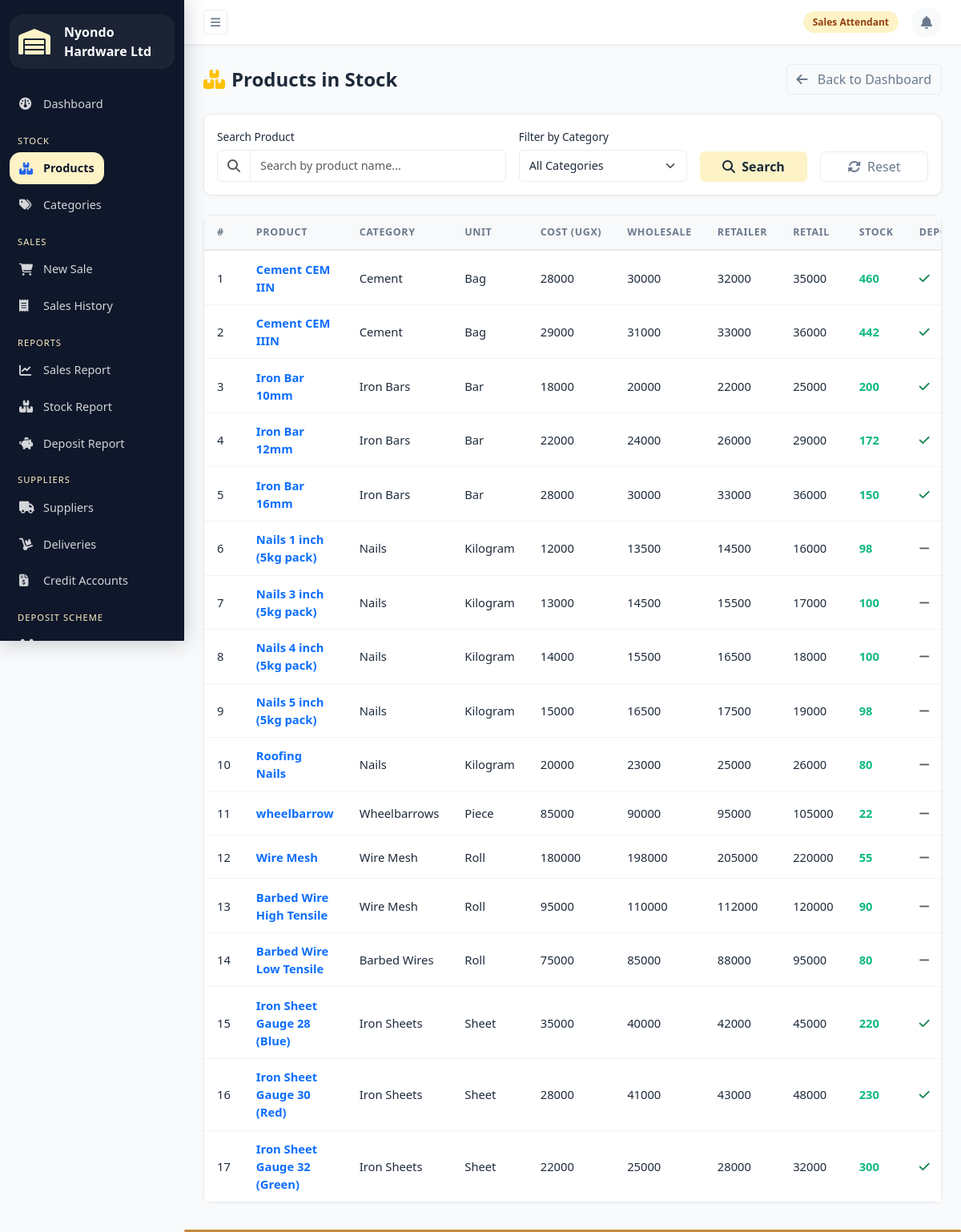
Page /stock/ (signed in) on the committed database.
### accounts/models.py (models this page shows, shortened)
class UserProfile(models.Model):
    ROLE_CHOICES = [
        ('sales_attendant', 'Sales Attendant'),
        ('store_manager', 'Store Manager'),
        ('admin', 'Accounts / Admin'),
    ]
    user = models.OneToOneField(User, on_delete=models.CASCADE, related_name='profile')
    role = models.CharField(max_length=20, choices=ROLE_CHOICES)
    phone = models.CharField(max_length=15)

### stock/models.py (models this page shows, shortened)
class Product(models.Model):
    UNIT_CHOICES = [
        ('bag', 'Bag'),
        ('bar', 'Bar'),
        ('kg', 'Kilogram'),
        ('piece', 'Piece'),
        ('roll', 'Roll'),
        ('sheet', 'Sheet'),
        ('bundle', 'Bundle'),
    ]
    category = models.ForeignKey(Category, on_delete=models.SET_NULL, null=True)
    name = models.CharField(max_length=200)
    description = models.TextField(blank=True)
    unit = models.CharField(max_length=20, choices=UNIT_CHOICES)
    unit_cost = models.DecimalField(max_digits=12, decimal_places=2)
    wholesale_price = models.DecimalField(max_digits=12, decimal_places=2)
    retailer_price = models.DecimalField(max_digits=12, decimal_places=2)
    retail_price = models.DecimalField(max_digits=12, decimal_places=2)  # individual buyer
    quantity_in_stock = models.PositiveIntegerField(default=0)
    low_stock_threshold = models.PositiveIntegerField(default=10)
    is_deposit_eligible = models.BooleanField(default=False)
    date_added = models.DateTimeField(auto_now_add=True)
    def is_low_stock(self):
        return self.quantity_in_stock <= self.low_stock_threshold

class Category(models.Model):
    name = models.CharField(max_length=100)
    class Meta:
        verbose_name_plural = "Categories"

### stock/views.py (the view)
# urls.py: path('', views.product_list, name='product_list'),
@login_required
def product_list(request):
    search = request.GET.get('search', '')
    category_id = request.GET.get('category', '')
    products = Product.objects.select_related('category').all()
    if search:
        products = products.filter(name__icontains=search)
    if category_id:
        products = products.filter(category_id=category_id)
    low_stock = products.filter(
        quantity_in_stock__lte=models.F('low_stock_threshold'))
    categories = Category.objects.all()
    return render(request, 'stock/product_list.html', {
        'products': products,
        'low_stock_count': low_stock.count(),
        'categories': categories,
        'search': search,
        'selected_category': category_id,
    })

### sales/models.py (called while the page is built)
    @property
    def item_count(self):
        return self.cart_items.count()

### templates/stock/product_list.html (shortened to what this page needs)
{% extends 'base.html' %}
{% block content %}
<div class="d-flex justify-content-between align-items-center mb-4">
    <h4 class="fw-bold mb-0">
        <i class="fa-solid fa-boxes-stacked me-2 text-warning"></i>Products in Stock
    </h4>
      <a href="{% url 'dashboard' %}" class="btn btn-outline-secondary">
        <i class="fa-solid fa-arrow-left me-2"></i> Back to Dashboard
    </a>
</div>
<div class="card mb-4">
    <div class="card-body">
        <form method="get" class="row g-3 align-items-end">
            <div class="col-md-5">
                <label class="form-label">Search Product</label>
                <div class="input-group">
                    <span class="input-group-text bg-white">
                        <i class="fa-solid fa-magnifying-glass text-muted"></i>
                    </span>
                    <input type="text" name="search" value="{{ search }}" class="form-control"
                        placeholder="Search by product name...">
                </div>
            </div>
            <div class="col-md-3">
                <label class="form-label">Filter by Category</label>
                <select name="category" class="form-select">
                    <option value="">All Categories</option>
                </select>
            </div>
            <div class="col-md-2">
                <button type="submit" class="btn btn-primary w-100">
                    <i class="fa-solid fa-magnifying-glass me-1"></i> Search
                </button>
            </div>
            <div class="col-md-2">
                <a href="{% url 'product_list' %}" class="btn btn-outline-secondary w-100">
                    <i class="fa-solid fa-rotate me-1"></i> Reset
                </a>
            </div>
        </form>
    </div>
</div>
<div class="card">
    <div class="card-body p-0">
        <div class="table-responsive">
            <table class="table table-hover mb-0">
                <thead>
                    <tr>
                        <th>#</th>
                        <th>Product</th>
                        <th>Category</th>
                        <th>Unit</th>
                        <th>Cost (UGX)</th>
                        <th>Wholesale</th>
                        <th>Retailer</th>
                        <th>Retail</th>
                        <th>Stock</th>
                        <th>Deposit</th>
                    </tr>
                </thead>
                <tbody>
                    {% for product in products %}
                    <tr>
                        <td>{{ forloop.counter }}</td>
                        <td>
                            <a href="{% url 'product_detail' product.pk %}" class="text-decoration-none fw-semibold">
                                {{ product.name }}
                            </a>
                        </td>
                        <td>{{ product.category.name|default:"—" }}</td>
                        <td>{{ product.get_unit_display }}</td>
                        <td>{{ product.unit_cost|floatformat:0 }}</td>
                        <td>{{ product.wholesale_price|floatformat:0 }}</td>
                        <td>{{ product.retailer_price|floatformat:0 }}</td>
                        <td>{{ product.retail_price|floatformat:0 }}</td>
                        <td>
                            {% if product.is_low_stock %}
                            <span class="stock-low">
                                <i class="fa-solid fa-arrow-down me-1"></i>
                                {{ product.quantity_in_stock }}
                            </span>
                            {% else %}
                            <span class="stock-ok">
                                {{ product.quantity_in_stock }}
                            </span>
                            {% endif %}
                        </td>
                        <td>
                            {% if product.is_deposit_eligible %}
                            <i class="fa-solid fa-check text-success"></i>
                            {% else %}
                            <i class="fa-solid fa-minus text-muted"></i>
                            {% endif %}
                        </td>
                    </tr>
                    {% endfor %}
                </tbody>
            </table>
        </div>
    </div>
</div>
{% endblock %}

### templates/base.html (shortened to what this page needs)
<!DOCTYPE html>
<html lang="en">
<head>
    {% load static %}
    <link href="https://cdn.jsdelivr.net/npm/bootstrap@5.3.0/dist/css/bootstrap.min.css"
          rel="stylesheet">
    <link href="https://cdnjs.cloudflare.com/ajax/libs/font-awesome/6.4.0/css/all.min.css"
          rel="stylesheet">
    <link href="{% static 'css/main.css' %}"
          rel="stylesheet">
</head>
<body>
{% if request.user.is_authenticated %}
<div class="wrapper">
    <nav id="sidebar">
        <div class="sidebar-header">
            <i class="fa-solid fa-warehouse me-2"></i>
            <span>Nyondo Hardware Ltd</span>
    </div>
        <ul class="sidebar-menu">
            <li>
                <a href="{% url 'dashboard' %}"
                   class="{% if request.resolver_match.url_name == 'dashboard' %}active{% endif %}">
                    <i class="fa-solid fa-gauge"></i>
                    Dashboard
                </a>
            </li>
            <li class="menu-label">Stock</li>
            <li>
                <a href="{% url 'product_list' %}"
                   class="{% if 'product' in request.resolver_match.url_name %}active{% endif %}">
                    <i class="fa-solid fa-boxes-stacked"></i>
                    Products
                </a>
            </li>
            <li>
                <a href="{% url 'category_list' %}"
                   class="{% if 'category' in request.resolver_match.url_name %}active{% endif %}">
                    <i class="fa-solid fa-tags"></i>
                    Categories
                </a>
            </li>
            <li class="menu-label">Sales</li>
            <li>
                <a href="{% url 'cart' %}"
                   class="{% if 'cart' in request.resolver_match.url_name %}active{% endif %}">
                    <i class="fa-solid fa-cart-shopping"></i>
                    New Sale
                </a>
            </li>
            <li>
                <a href="{% url 'sales_list' %}"
                   class="{% if request.resolver_match.url_name == 'sales_list' %}active{% endif %}">
                    <i class="fa-solid fa-receipt"></i>
                    Sales History
                </a>
            </li>
            <li class="menu-label">Reports</li>
            <li>
                <a href="{% url 'sales_report' %}"
                   class="{% if request.resolver_match.url_name == 'sales_report' %}active{% endif %}">
                    <i class="fa-solid fa-chart-line"></i>
                    Sales Report
                </a>
            </li>
            <li>
                <a href="{% url 'stock_report' %}"
                   class="{% if request.resolver_match.url_name == 'stock_report' %}active{% endif %}">
                    <i class="fa-solid fa-boxes-stacked"></i>
                    Stock Report
                </a>
            </li>
            <li>
                <a href="{% url 'deposit_report' %}"
                   class="{% if request.resolver_match.url_name == 'deposit_report' %}active{% endif %}">
                    <i class="fa-solid fa-piggy-bank"></i>
                    Deposit Report
                </a>
            </li>
            <li class="menu-label">Suppliers</li>
            <li>
                <a href="{% url 'supplier_list' %}"
                   class="{% if 'supplier' in request.resolver_match.url_name %}active{% endif %}">
                    <i class="fa-solid fa-truck"></i>
                    Suppliers
                </a>
            </li>
            <li>
                <a href="{% url 'delivery_list' %}"
                   class="{% if 'delivery' in request.resolver_match.url_name %}active{% endif %}">
                    <i class="fa-solid fa-dolly"></i>
                    Deliveries
                </a>
            </li>
            <li>
                <a href="{% url 'credit_list' %}"
                   class="{% if 'credit' in request.resolver_match.url_name %}active{% endif %}">
                    <i class="fa-solid fa-file-invoice-dollar"></i>
                    Credit Accounts
                </a>
            </li>
            <li class="menu-label">Deposit Scheme</li>
            <li>
                <a href="{% url 'customer_list' %}"
                   class="{% if 'customer' in request.resolver_match.url_name %}active{% endif %}">
                    <i class="fa-solid fa-users"></i>
                </a>
            </li>
        </ul>
    </nav>
    <div id="content">
        <nav class="topbar">
            <button id="sidebarToggle"
                    class="btn btn-sm btn-outline-secondary">
                <i class="fa-solid fa-bars"></i>
            </button>
            <div class="topbar-right">
                <span class="badge-role">
                    {{ request.user.profile.get_role_display }}
                </span>
                <div class="notif-wrapper">
                    <a href="{% url 'notification_list' %}"
                       class="notif-bell {% if notif_unread_count > 0 %}has-unread{% endif %}"
                       title="Notifications">
                        <i class="fa-solid fa-bell"></i>
                    </a>
                </div>
            </div>
        </nav>
        <div class="page-content">
            {% block content %}
            {% endblock %}
        </div>
    </div>
</div>
{% endif %}
</body>
</html>

### static/css/main.css (style rules this page uses)
:root { --primary: #FEF3C7; --primary-dark: #fef3c7; --primary-light: #FEF3C7; --primary-faint: rgba(245,158,11,0.08); --dark: #1E2A3A; --dark-mid: #253444; --dark-light: #2E3F52; --dark-border: #364D63; --neutral: #F8F9FA; --neutral-mid: #F1F3F5; --neutral-dark: #E9ECEF; --text-main: #1E2A3A; --text-muted: #6B7A8D; --text-light: #9AABBA; --white: #FFFFFF; --sidebar-width: 240px; --topbar-height: 56px; --success: #10B981; --danger: #EF4444; --info: #3B82F6; --warning: #FEF3C7; }
* { box-sizing: border-box; }
body { font-family: 'Segoe UI', sans-serif; font-size: 0.92rem; background: var(--neutral); color: var(--text-main); }
.wrapper { display: flex; min-height: 100vh; align-items: flex-start; }
#sidebar { width: 230px; height: 100vh; position: fixed; top: 0; left: 0; overflow-y: auto; padding: 18px 12px; background: #0f172a; transition: 0.35s ease; z-index: 999; box-shadow: 0 0 25px rgba(15,23,42,0.25); }
.sidebar-header { display: flex; align-items: center; gap: 10px; padding: 10px 12px; margin-bottom: 24px; border-radius: 16px; background: rgba(255,255,255,0.05); color: white; font-size: 1rem; font-weight: 700; }
.sidebar-header i { width: 38px; height: 38px; border-radius: 12px; display: flex; align-items: center; justify-content: center; color: #FEF3C7; font-size: 2rem; }
.menu-label { color: #FEF3C7; font-size: 0.70rem; text-transform: uppercase; letter-spacing: 1px; margin: 18px 10px 8px; }
.sidebar-menu { list-style: none; padding: 0; margin: 0; }
.sidebar-menu li { margin-bottom: 6px; }
.sidebar-menu li a { display: inline-flex; align-items: center; gap: 10px; padding: 9px 12px; border-radius: 14px; text-decoration: none; color: rgba(255,255,255,0.82); font-size: 0.90rem; font-weight: 500; transition: all 0.3s ease; background: transparent; }
.sidebar-menu li a i { font-size: 0.95rem; color: rgba(255,255,255,0.82); transition: 0.3s ease; min-width: 20px; }
.sidebar-menu li a.active i { color: #2563eb; }
.sidebar-menu li a.active { background: #FEF3C7; color: #0f172a; font-weight: 600; }
#content { margin-left: 230px; min-height: 100vh; background: #f8fafc; transition: 0.35s ease; }
#content { flex: 1; display: flex; flex-direction: column; min-height: 100vh; transition: margin-left 0.25s ease; min-width: 0; }
.topbar { height: var(--topbar-height); background: var(--white); border-bottom: 1px solid var(--neutral-dark); display: flex; align-items: center; justify-content: space-between; padding: 0 1.5rem; position: sticky; top: 0; z-index: 99; box-shadow: 0 1px 4px rgba(0,0,0,0.05); }
.topbar-right { display: flex; align-items: center; gap: 1rem; }
.badge-role { background: #FEF3C7; color: #92400E; padding: 0.3rem 0.75rem; border-radius: 999px; font-size: 0.75rem; font-weight: 600; white-space: nowrap; }
.page-content { padding: 1.5rem; }
.card { border: 1px solid var(--neutral-dark); border-radius: 10px; box-shadow: 0 1px 4px rgba(0,0,0,0.05); background: var(--white); }
.table thead th { background: var(--neutral); font-weight: 600; font-size: 0.78rem; text-transform: uppercase; letter-spacing: 0.05em; color: var(--text-muted); border-bottom: 2px solid var(--neutral-dark); white-space: nowrap; padding: 0.75rem 1rem; }
.table tbody td { padding: 0.7rem 1rem; vertical-align: middle; color: var(--text-main); border-bottom: 1px solid var(--neutral-mid); }
.table tbody tr:last-child td { border-bottom: none; }
.btn-primary { background: var(--primary); border-color: var(--primary); color: var(--dark); font-weight: 600; }
.btn-outline-secondary { color: var(--text-muted); border-color: var(--neutral-dark); }
.form-control, .form-select { border-color: var(--neutral-dark); color: var(--text-main); font-size: 0.9rem; padding: 0.5rem 0.75rem; }
.form-label { font-weight: 500; font-size: 0.85rem; color: var(--text-main); margin-bottom: 0.35rem; }
.input-group-text { border-color: var(--neutral-dark); background: var(--neutral); }
.stock-ok { color: var(--success); font-weight: 600; }
.notif-wrapper { position: relative; }
.notif-bell { position: relative; display: flex; align-items: center; justify-content: center; width: 38px; height: 38px; border-radius: 50%; background: var(--neutral); color: var(--text-muted); text-decoration: none; font-size: 1rem; transition: background 0.15s, color 0.15s; }

### rows in the picture
Product: name "Cement CEM IIN", category.name "Cement", unit "Bag", unit_cost "28000", wholesale_price "30000", retailer_price "32000", retail_price "35000", quantity_in_stock "460", is_deposit_eligible True (drawn)
Product: name "Cement CEM IIIN", category.name "Cement", unit "Bag", unit_cost "29000", wholesale_price "31000", retailer_price "33000", retail_price "36000", quantity_in_stock "442", is_deposit_eligible True (drawn)
Product: name "Iron Bar 10mm", category.name "Iron Bars", unit "Bar", unit_cost "18000", wholesale_price "20000", retailer_price "22000", retail_price "25000", quantity_in_stock "200", is_deposit_eligible True (drawn)
Product: name "Iron Bar 12mm", category.name "Iron Bars", unit "Bar", unit_cost "22000", wholesale_price "24000", retailer_price "26000", retail_price "29000", quantity_in_stock "172", is_deposit_eligible True (drawn)
Product: name "Iron Bar 16mm", category.name "Iron Bars", unit "Bar", unit_cost "28000", wholesale_price "30000", retailer_price "33000", retail_price "36000", quantity_in_stock "150", is_deposit_eligible True (drawn)
Product: name "Nails 1 inch (5kg pack)", category.name "Nails", unit "Kilogram", unit_cost "12000", wholesale_price "13500", retailer_price "14500", retail_price "16000", quantity_in_stock "98", is_deposit_eligible False (drawn)
Product: name "Nails 3 inch (5kg pack)", category.name "Nails", unit "Kilogram", unit_cost "13000", wholesale_price "14500", retailer_price "15500", retail_price "17000", quantity_in_stock "100", is_deposit_eligible False (drawn)
Product: name "Nails 4 inch (5kg pack)", category.name "Nails", unit "Kilogram", unit_cost "14000", wholesale_price "15500", retailer_price "16500", retail_price "18000", quantity_in_stock "100", is_deposit_eligible False (drawn)
Product: name "Nails 5 inch (5kg pack)", category.name "Nails", unit "Kilogram", unit_cost "15000", wholesale_price "16500", retailer_price "17500", retail_price "19000", quantity_in_stock "98", is_deposit_eligible False (drawn)
Product: name "Roofing Nails", category.name "Nails", unit "Kilogram", unit_cost "20000", wholesale_price "23000", retailer_price "25000", retail_price "26000", quantity_in_stock "80", is_deposit_eligible False (drawn)
Product: name "wheelbarrow", category.name "Wheelbarrows", unit "Piece", unit_cost "85000", wholesale_price "90000", retailer_price "95000", retail_price "105000", quantity_in_stock "22", is_deposit_eligible False (drawn)
Product: name "Wire Mesh", category.name "Wire Mesh", unit "Roll", unit_cost "180000", wholesale_price "198000", retailer_price "205000", retail_price "220000", quantity_in_stock "55", is_deposit_eligible False (drawn)
Product: name "Barbed Wire High Tensile", category.name "Wire Mesh", unit "Roll", unit_cost "95000", wholesale_price "110000", retailer_price "112000", retail_price "120000", quantity_in_stock "90", is_deposit_eligible False (drawn)
Product: name "Barbed Wire Low Tensile", category.name "Barbed Wires", unit "Roll", unit_cost "75000", wholesale_price "85000", retailer_price "88000", retail_price "95000", quantity_in_stock "80", is_deposit_eligible False (drawn)
Product: name "Iron Sheet Gauge 28 (Blue)", category.name "Iron Sheets", unit "Sheet", unit_cost "35000", wholesale_price "40000", retailer_price "42000", retail_price "45000", quantity_in_stock "220", is_deposit_eligible True (drawn)
Product: name "Iron Sheet Gauge 30 (Red)", category.name "Iron Sheets", unit "Sheet", unit_cost "28000", wholesale_price "41000", retailer_price "43000", retail_price "48000", quantity_in_stock "230", is_deposit_eligible True (drawn)
Product: name "Iron Sheet Gauge 32 (Green)", category.name "Iron Sheets", unit "Sheet", unit_cost "22000", wholesale_price "25000", retailer_price "28000", retail_price "32000", quantity_in_stock "300", is_deposit_eligible True (drawn)

### other values in the picture
{{ request.user.profile.get_role_display }} "Sales Attendant"
